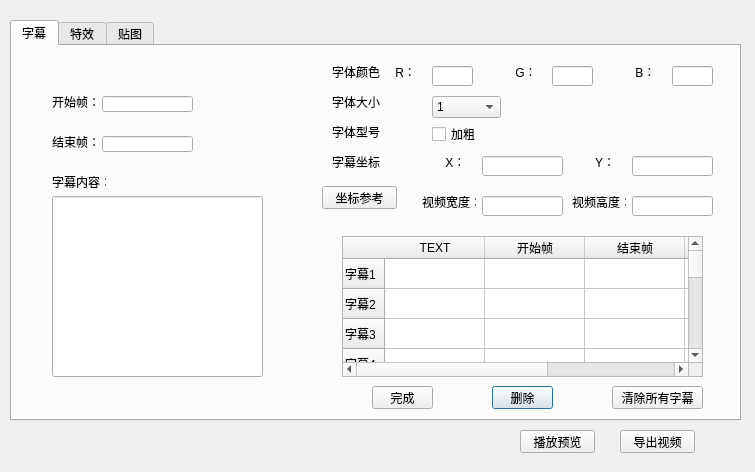
<?xml version="1.0" encoding="UTF-8"?>
<ui version="4.0">
 <class>Dialog_IntegratedVideo</class>
 <widget class="QDialog" name="Dialog_IntegratedVideo">
  <property name="geometry">
   <rect>
    <x>0</x>
    <y>0</y>
    <width>755</width>
    <height>472</height>
   </rect>
  </property>
  <property name="windowTitle">
   <string>Dialog</string>
  </property>
  <widget class="QTabWidget" name="tabWidget">
   <property name="geometry">
    <rect>
     <x>10</x>
     <y>20</y>
     <width>731</width>
     <height>401</height>
    </rect>
   </property>
   <property name="currentIndex">
    <number>0</number>
   </property>
   <widget class="QWidget" name="tab_3">
    <attribute name="title">
     <string>字幕</string>
    </attribute>
    <widget class="QLabel" name="label_7">
     <property name="geometry">
      <rect>
       <x>40</x>
       <y>50</y>
       <width>54</width>
       <height>12</height>
      </rect>
     </property>
     <property name="text">
      <string>开始帧：</string>
     </property>
    </widget>
    <widget class="QLineEdit" name="lineEdit_3">
     <property name="geometry">
      <rect>
       <x>90</x>
       <y>50</y>
       <width>91</width>
       <height>16</height>
      </rect>
     </property>
    </widget>
    <widget class="QLabel" name="label_8">
     <property name="geometry">
      <rect>
       <x>40</x>
       <y>90</y>
       <width>54</width>
       <height>12</height>
      </rect>
     </property>
     <property name="text">
      <string>结束帧：</string>
     </property>
    </widget>
    <widget class="QLineEdit" name="lineEdit_6">
     <property name="geometry">
      <rect>
       <x>90</x>
       <y>90</y>
       <width>91</width>
       <height>16</height>
      </rect>
     </property>
    </widget>
    <widget class="QLabel" name="label_9">
     <property name="geometry">
      <rect>
       <x>320</x>
       <y>20</y>
       <width>54</width>
       <height>12</height>
      </rect>
     </property>
     <property name="text">
      <string>字体颜色</string>
     </property>
    </widget>
    <widget class="QLabel" name="label_10">
     <property name="geometry">
      <rect>
       <x>20</x>
       <y>120</y>
       <width>54</width>
       <height>12</height>
      </rect>
     </property>
     <property name="text">
      <string/>
     </property>
    </widget>
    <widget class="QLabel" name="label_11">
     <property name="geometry">
      <rect>
       <x>320</x>
       <y>50</y>
       <width>54</width>
       <height>12</height>
      </rect>
     </property>
     <property name="text">
      <string>字体大小</string>
     </property>
    </widget>
    <widget class="QLabel" name="label_12">
     <property name="geometry">
      <rect>
       <x>320</x>
       <y>80</y>
       <width>54</width>
       <height>12</height>
      </rect>
     </property>
     <property name="text">
      <string>字体型号</string>
     </property>
    </widget>
    <widget class="QCheckBox" name="checkBox_8">
     <property name="geometry">
      <rect>
       <x>420</x>
       <y>80</y>
       <width>71</width>
       <height>16</height>
      </rect>
     </property>
     <property name="text">
      <string>加粗</string>
     </property>
    </widget>
    <widget class="QTableWidget" name="tableWidget_4">
     <property name="geometry">
      <rect>
       <x>330</x>
       <y>190</y>
       <width>361</width>
       <height>141</height>
      </rect>
     </property>
     <row>
      <property name="text">
       <string>字幕1</string>
      </property>
     </row>
     <row>
      <property name="text">
       <string>字幕2</string>
      </property>
     </row>
     <row>
      <property name="text">
       <string>字幕3</string>
      </property>
     </row>
     <row>
      <property name="text">
       <string>字幕4</string>
      </property>
     </row>
     <row>
      <property name="text">
       <string>字幕5</string>
      </property>
     </row>
     <row>
      <property name="text">
       <string>字幕6</string>
      </property>
     </row>
     <row>
      <property name="text">
       <string>字幕7</string>
      </property>
     </row>
     <row>
      <property name="text">
       <string>字幕8</string>
      </property>
     </row>
     <row>
      <property name="text">
       <string>字幕9</string>
      </property>
     </row>
     <row>
      <property name="text">
       <string>字幕10</string>
      </property>
     </row>
     <row>
      <property name="text">
       <string>字幕11</string>
      </property>
     </row>
     <column>
      <property name="text">
       <string>TEXT</string>
      </property>
     </column>
     <column>
      <property name="text">
       <string>开始帧</string>
      </property>
     </column>
     <column>
      <property name="text">
       <string>结束帧</string>
      </property>
     </column>
     <column>
      <property name="text">
       <string>坐标X</string>
      </property>
     </column>
     <column>
      <property name="text">
       <string>坐标Y</string>
      </property>
     </column>
    </widget>
    <widget class="QPushButton" name="pushButton_15">
     <property name="geometry">
      <rect>
       <x>480</x>
       <y>340</y>
       <width>61</width>
       <height>23</height>
      </rect>
     </property>
     <property name="text">
      <string>删除</string>
     </property>
    </widget>
    <widget class="QPushButton" name="pushButton_16">
     <property name="geometry">
      <rect>
       <x>600</x>
       <y>340</y>
       <width>91</width>
       <height>23</height>
      </rect>
     </property>
     <property name="text">
      <string>清除所有字幕</string>
     </property>
    </widget>
    <widget class="QPushButton" name="pushButton_17">
     <property name="geometry">
      <rect>
       <x>360</x>
       <y>340</y>
       <width>61</width>
       <height>23</height>
      </rect>
     </property>
     <property name="text">
      <string>完成</string>
     </property>
    </widget>
    <widget class="QLabel" name="label_13">
     <property name="geometry">
      <rect>
       <x>40</x>
       <y>130</y>
       <width>54</width>
       <height>12</height>
      </rect>
     </property>
     <property name="text">
      <string>字幕内容：</string>
     </property>
    </widget>
    <widget class="QComboBox" name="comboBox_2">
     <property name="geometry">
      <rect>
       <x>420</x>
       <y>50</y>
       <width>69</width>
       <height>22</height>
      </rect>
     </property>
     <item>
      <property name="text">
       <string>1</string>
      </property>
     </item>
     <item>
      <property name="text">
       <string>2</string>
      </property>
     </item>
     <item>
      <property name="text">
       <string>3</string>
      </property>
     </item>
     <item>
      <property name="text">
       <string>4</string>
      </property>
     </item>
     <item>
      <property name="text">
       <string>5</string>
      </property>
     </item>
     <item>
      <property name="text">
       <string>6</string>
      </property>
     </item>
     <item>
      <property name="text">
       <string>7</string>
      </property>
     </item>
     <item>
      <property name="text">
       <string>8</string>
      </property>
     </item>
     <item>
      <property name="text">
       <string>9</string>
      </property>
     </item>
     <item>
      <property name="text">
       <string>10</string>
      </property>
     </item>
    </widget>
    <widget class="QLineEdit" name="lineEdit_7">
     <property name="geometry">
      <rect>
       <x>420</x>
       <y>20</y>
       <width>41</width>
       <height>20</height>
      </rect>
     </property>
    </widget>
    <widget class="QLineEdit" name="lineEdit_8">
     <property name="geometry">
      <rect>
       <x>540</x>
       <y>20</y>
       <width>41</width>
       <height>20</height>
      </rect>
     </property>
    </widget>
    <widget class="QLineEdit" name="lineEdit_9">
     <property name="geometry">
      <rect>
       <x>660</x>
       <y>20</y>
       <width>41</width>
       <height>20</height>
      </rect>
     </property>
    </widget>
    <widget class="QLabel" name="label_14">
     <property name="geometry">
      <rect>
       <x>360</x>
       <y>20</y>
       <width>54</width>
       <height>12</height>
      </rect>
     </property>
     <property name="text">
      <string>       R：</string>
     </property>
    </widget>
    <widget class="QLabel" name="label_15">
     <property name="geometry">
      <rect>
       <x>480</x>
       <y>20</y>
       <width>54</width>
       <height>12</height>
      </rect>
     </property>
     <property name="text">
      <string>       G：</string>
     </property>
    </widget>
    <widget class="QLabel" name="label_16">
     <property name="geometry">
      <rect>
       <x>600</x>
       <y>20</y>
       <width>54</width>
       <height>12</height>
      </rect>
     </property>
     <property name="text">
      <string>       B：</string>
     </property>
    </widget>
    <widget class="QLabel" name="label_17">
     <property name="geometry">
      <rect>
       <x>320</x>
       <y>110</y>
       <width>54</width>
       <height>12</height>
      </rect>
     </property>
     <property name="text">
      <string>字幕坐标</string>
     </property>
    </widget>
    <widget class="QLabel" name="label_18">
     <property name="geometry">
      <rect>
       <x>410</x>
       <y>110</y>
       <width>54</width>
       <height>12</height>
      </rect>
     </property>
     <property name="text">
      <string>       X：</string>
     </property>
    </widget>
    <widget class="QLabel" name="label_19">
     <property name="geometry">
      <rect>
       <x>560</x>
       <y>110</y>
       <width>54</width>
       <height>12</height>
      </rect>
     </property>
     <property name="text">
      <string>       Y：</string>
     </property>
    </widget>
    <widget class="QLineEdit" name="lineEdit_10">
     <property name="geometry">
      <rect>
       <x>470</x>
       <y>110</y>
       <width>81</width>
       <height>20</height>
      </rect>
     </property>
    </widget>
    <widget class="QLineEdit" name="lineEdit_11">
     <property name="geometry">
      <rect>
       <x>620</x>
       <y>110</y>
       <width>81</width>
       <height>20</height>
      </rect>
     </property>
    </widget>
    <widget class="QLineEdit" name="lineEdit_12">
     <property name="geometry">
      <rect>
       <x>40</x>
       <y>150</y>
       <width>211</width>
       <height>181</height>
      </rect>
     </property>
    </widget>
    <widget class="QLabel" name="label_21">
     <property name="geometry">
      <rect>
       <x>410</x>
       <y>150</y>
       <width>54</width>
       <height>12</height>
      </rect>
     </property>
     <property name="text">
      <string>视频宽度：</string>
     </property>
    </widget>
    <widget class="QLabel" name="label_22">
     <property name="geometry">
      <rect>
       <x>560</x>
       <y>150</y>
       <width>54</width>
       <height>12</height>
      </rect>
     </property>
     <property name="text">
      <string>视频高度：</string>
     </property>
    </widget>
    <widget class="QLineEdit" name="lineEdit_13">
     <property name="geometry">
      <rect>
       <x>470</x>
       <y>150</y>
       <width>81</width>
       <height>20</height>
      </rect>
     </property>
    </widget>
    <widget class="QLineEdit" name="lineEdit_14">
     <property name="geometry">
      <rect>
       <x>620</x>
       <y>150</y>
       <width>81</width>
       <height>20</height>
      </rect>
     </property>
    </widget>
    <widget class="QPushButton" name="pushButton">
     <property name="geometry">
      <rect>
       <x>310</x>
       <y>140</y>
       <width>75</width>
       <height>23</height>
      </rect>
     </property>
     <property name="text">
      <string>坐标参考</string>
     </property>
    </widget>
   </widget>
   <widget class="QWidget" name="tab">
    <attribute name="title">
     <string>特效</string>
    </attribute>
    <widget class="QLabel" name="label">
     <property name="geometry">
      <rect>
       <x>60</x>
       <y>30</y>
       <width>81</width>
       <height>16</height>
      </rect>
     </property>
     <property name="text">
      <string>镜像变化：</string>
     </property>
    </widget>
    <widget class="QCheckBox" name="checkBox">
     <property name="geometry">
      <rect>
       <x>170</x>
       <y>30</y>
       <width>71</width>
       <height>20</height>
      </rect>
     </property>
     <property name="text">
      <string>镜像效果</string>
     </property>
    </widget>
    <widget class="QLabel" name="label_2">
     <property name="geometry">
      <rect>
       <x>60</x>
       <y>70</y>
       <width>54</width>
       <height>12</height>
      </rect>
     </property>
     <property name="text">
      <string>旋转变化：</string>
     </property>
    </widget>
    <widget class="QCheckBox" name="checkBox_2">
     <property name="geometry">
      <rect>
       <x>170</x>
       <y>70</y>
       <width>71</width>
       <height>16</height>
      </rect>
     </property>
     <property name="text">
      <string>旋转效果</string>
     </property>
    </widget>
    <widget class="QLabel" name="label_3">
     <property name="geometry">
      <rect>
       <x>70</x>
       <y>110</y>
       <width>54</width>
       <height>12</height>
      </rect>
     </property>
     <property name="text">
      <string>滤镜区：</string>
     </property>
    </widget>
    <widget class="QCheckBox" name="checkBox_3">
     <property name="geometry">
      <rect>
       <x>170</x>
       <y>120</y>
       <width>71</width>
       <height>16</height>
      </rect>
     </property>
     <property name="text">
      <string>浮雕</string>
     </property>
    </widget>
    <widget class="QCheckBox" name="checkBox_4">
     <property name="geometry">
      <rect>
       <x>170</x>
       <y>150</y>
       <width>71</width>
       <height>16</height>
      </rect>
     </property>
     <property name="text">
      <string>雕刻</string>
     </property>
    </widget>
    <widget class="QCheckBox" name="checkBox_5">
     <property name="geometry">
      <rect>
       <x>170</x>
       <y>210</y>
       <width>71</width>
       <height>16</height>
      </rect>
     </property>
     <property name="text">
      <string>素描</string>
     </property>
    </widget>
    <widget class="QCheckBox" name="checkBox_6">
     <property name="geometry">
      <rect>
       <x>170</x>
       <y>240</y>
       <width>71</width>
       <height>16</height>
      </rect>
     </property>
     <property name="text">
      <string>强光</string>
     </property>
    </widget>
    <widget class="QCheckBox" name="checkBox_7">
     <property name="geometry">
      <rect>
       <x>170</x>
       <y>180</y>
       <width>71</width>
       <height>16</height>
      </rect>
     </property>
     <property name="text">
      <string>怀旧</string>
     </property>
    </widget>
    <widget class="QLabel" name="label_4">
     <property name="geometry">
      <rect>
       <x>50</x>
       <y>280</y>
       <width>71</width>
       <height>16</height>
      </rect>
     </property>
     <property name="text">
      <string>搞怪特效区：</string>
     </property>
    </widget>
    <widget class="QCheckBox" name="checkBox_9">
     <property name="geometry">
      <rect>
       <x>170</x>
       <y>290</y>
       <width>71</width>
       <height>16</height>
      </rect>
     </property>
     <property name="text">
      <string>扩张</string>
     </property>
    </widget>
    <widget class="QCheckBox" name="checkBox_10">
     <property name="geometry">
      <rect>
       <x>170</x>
       <y>320</y>
       <width>71</width>
       <height>16</height>
      </rect>
     </property>
     <property name="text">
      <string>挤压</string>
     </property>
    </widget>
    <widget class="QCheckBox" name="checkBox_11">
     <property name="geometry">
      <rect>
       <x>170</x>
       <y>350</y>
       <width>71</width>
       <height>16</height>
      </rect>
     </property>
     <property name="text">
      <string>波浪</string>
     </property>
    </widget>
    <widget class="QLineEdit" name="lineEdit">
     <property name="geometry">
      <rect>
       <x>310</x>
       <y>30</y>
       <width>113</width>
       <height>20</height>
      </rect>
     </property>
    </widget>
    <widget class="QLineEdit" name="lineEdit_2">
     <property name="geometry">
      <rect>
       <x>500</x>
       <y>30</y>
       <width>113</width>
       <height>20</height>
      </rect>
     </property>
    </widget>
    <widget class="QLabel" name="label_5">
     <property name="geometry">
      <rect>
       <x>340</x>
       <y>0</y>
       <width>91</width>
       <height>16</height>
      </rect>
     </property>
     <property name="text">
      <string>开始帧</string>
     </property>
    </widget>
    <widget class="QLabel" name="label_6">
     <property name="geometry">
      <rect>
       <x>530</x>
       <y>0</y>
       <width>81</width>
       <height>16</height>
      </rect>
     </property>
     <property name="text">
      <string>结束帧</string>
     </property>
    </widget>
    <widget class="QLineEdit" name="lineEdit_4">
     <property name="geometry">
      <rect>
       <x>310</x>
       <y>70</y>
       <width>113</width>
       <height>20</height>
      </rect>
     </property>
    </widget>
    <widget class="QLineEdit" name="lineEdit_5">
     <property name="geometry">
      <rect>
       <x>500</x>
       <y>70</y>
       <width>113</width>
       <height>20</height>
      </rect>
     </property>
    </widget>
    <widget class="QLineEdit" name="lineEdit_19">
     <property name="geometry">
      <rect>
       <x>310</x>
       <y>170</y>
       <width>113</width>
       <height>20</height>
      </rect>
     </property>
    </widget>
    <widget class="QLineEdit" name="lineEdit_20">
     <property name="geometry">
      <rect>
       <x>500</x>
       <y>170</y>
       <width>113</width>
       <height>20</height>
      </rect>
     </property>
    </widget>
    <widget class="QLineEdit" name="lineEdit_26">
     <property name="geometry">
      <rect>
       <x>310</x>
       <y>310</y>
       <width>113</width>
       <height>20</height>
      </rect>
     </property>
    </widget>
    <widget class="QLineEdit" name="lineEdit_29">
     <property name="geometry">
      <rect>
       <x>500</x>
       <y>310</y>
       <width>113</width>
       <height>20</height>
      </rect>
     </property>
    </widget>
    <widget class="Line" name="line">
     <property name="geometry">
      <rect>
       <x>30</x>
       <y>50</y>
       <width>671</width>
       <height>16</height>
      </rect>
     </property>
     <property name="orientation">
      <enum>Qt::Horizontal</enum>
     </property>
    </widget>
    <widget class="Line" name="line_2">
     <property name="geometry">
      <rect>
       <x>30</x>
       <y>90</y>
       <width>671</width>
       <height>16</height>
      </rect>
     </property>
     <property name="orientation">
      <enum>Qt::Horizontal</enum>
     </property>
    </widget>
    <widget class="Line" name="line_3">
     <property name="geometry">
      <rect>
       <x>30</x>
       <y>260</y>
       <width>671</width>
       <height>16</height>
      </rect>
     </property>
     <property name="orientation">
      <enum>Qt::Horizontal</enum>
     </property>
    </widget>
    <widget class="QPushButton" name="pushButton_4">
     <property name="geometry">
      <rect>
       <x>640</x>
       <y>350</y>
       <width>75</width>
       <height>23</height>
      </rect>
     </property>
     <property name="text">
      <string>确认更改</string>
     </property>
    </widget>
   </widget>
   <widget class="QWidget" name="tab_5">
    <attribute name="title">
     <string>贴图</string>
    </attribute>
    <widget class="QPushButton" name="pushButton_5">
     <property name="geometry">
      <rect>
       <x>310</x>
       <y>330</y>
       <width>75</width>
       <height>23</height>
      </rect>
     </property>
     <property name="text">
      <string>选择图片</string>
     </property>
    </widget>
    <widget class="QLineEdit" name="lineEdit_15">
     <property name="geometry">
      <rect>
       <x>160</x>
       <y>170</y>
       <width>113</width>
       <height>20</height>
      </rect>
     </property>
    </widget>
    <widget class="QLineEdit" name="lineEdit_16">
     <property name="geometry">
      <rect>
       <x>160</x>
       <y>90</y>
       <width>113</width>
       <height>20</height>
      </rect>
     </property>
    </widget>
    <widget class="QLineEdit" name="lineEdit_17">
     <property name="geometry">
      <rect>
       <x>490</x>
       <y>90</y>
       <width>113</width>
       <height>20</height>
      </rect>
     </property>
    </widget>
    <widget class="QLineEdit" name="lineEdit_18">
     <property name="geometry">
      <rect>
       <x>490</x>
       <y>170</y>
       <width>113</width>
       <height>20</height>
      </rect>
     </property>
    </widget>
    <widget class="QLabel" name="label_43">
     <property name="geometry">
      <rect>
       <x>70</x>
       <y>90</y>
       <width>81</width>
       <height>16</height>
      </rect>
     </property>
     <property name="text">
      <string>贴图横坐标：</string>
     </property>
    </widget>
    <widget class="QLabel" name="label_44">
     <property name="geometry">
      <rect>
       <x>70</x>
       <y>170</y>
       <width>81</width>
       <height>16</height>
      </rect>
     </property>
     <property name="text">
      <string>贴图纵坐标：</string>
     </property>
    </widget>
    <widget class="QLabel" name="label_45">
     <property name="geometry">
      <rect>
       <x>410</x>
       <y>90</y>
       <width>54</width>
       <height>12</height>
      </rect>
     </property>
     <property name="text">
      <string>开始帧数：</string>
     </property>
    </widget>
    <widget class="QLabel" name="label_46">
     <property name="geometry">
      <rect>
       <x>410</x>
       <y>170</y>
       <width>54</width>
       <height>12</height>
      </rect>
     </property>
     <property name="text">
      <string>结束帧数：</string>
     </property>
    </widget>
   </widget>
  </widget>
  <widget class="QPushButton" name="preview">
   <property name="geometry">
    <rect>
     <x>520</x>
     <y>430</y>
     <width>75</width>
     <height>23</height>
    </rect>
   </property>
   <property name="text">
    <string>播放预览</string>
   </property>
  </widget>
  <widget class="QPushButton" name="pushButton_2">
   <property name="geometry">
    <rect>
     <x>620</x>
     <y>430</y>
     <width>75</width>
     <height>23</height>
    </rect>
   </property>
   <property name="text">
    <string>导出视频</string>
   </property>
  </widget>
 </widget>
 <resources/>
 <connections/>
</ui>
